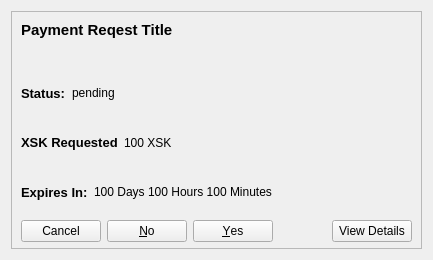
<?xml version="1.0" encoding="UTF-8"?>
<ui version="4.0">
 <class>CommunityFundDisplayPaymentRequest</class>
 <widget class="QWidget" name="CommunityFundDisplayPaymentRequest">
  <property name="geometry">
   <rect>
    <x>0</x>
    <y>0</y>
    <width>433</width>
    <height>260</height>
   </rect>
  </property>
  <property name="sizePolicy">
   <sizepolicy hsizetype="Maximum" vsizetype="Maximum">
    <horstretch>0</horstretch>
    <verstretch>0</verstretch>
   </sizepolicy>
  </property>
  <property name="minimumSize">
   <size>
    <width>433</width>
    <height>260</height>
   </size>
  </property>
  <property name="maximumSize">
   <size>
    <width>433</width>
    <height>260</height>
   </size>
  </property>
  <property name="windowTitle">
   <string>Form</string>
  </property>
  <layout class="QVBoxLayout" name="verticalLayout_2">
   <item>
    <widget class="QFrame" name="frame">
     <property name="sizePolicy">
      <sizepolicy hsizetype="Maximum" vsizetype="Maximum">
       <horstretch>0</horstretch>
       <verstretch>0</verstretch>
      </sizepolicy>
     </property>
     <property name="maximumSize">
      <size>
       <width>433</width>
       <height>433</height>
      </size>
     </property>
     <property name="frameShape">
      <enum>QFrame::StyledPanel</enum>
     </property>
     <property name="frameShadow">
      <enum>QFrame::Raised</enum>
     </property>
     <widget class="QLabel" name="title">
      <property name="geometry">
       <rect>
        <x>10</x>
        <y>10</y>
        <width>400</width>
        <height>50</height>
       </rect>
      </property>
      <property name="maximumSize">
       <size>
        <width>400</width>
        <height>50</height>
       </size>
      </property>
      <property name="font">
       <font>
        <pointsize>11</pointsize>
        <weight>75</weight>
        <bold>true</bold>
       </font>
      </property>
      <property name="text">
       <string>Payment Reqest Title</string>
      </property>
      <property name="alignment">
       <set>Qt::AlignLeading|Qt::AlignLeft|Qt::AlignTop</set>
      </property>
      <property name="wordWrap">
       <bool>true</bool>
      </property>
     </widget>
     <widget class="QWidget" name="">
      <property name="geometry">
       <rect>
        <x>10</x>
        <y>60</y>
        <width>391</width>
        <height>171</height>
       </rect>
      </property>
      <layout class="QVBoxLayout" name="verticalLayout">
       <item>
        <layout class="QHBoxLayout" name="horizontalLayout_4">
         <item>
          <widget class="QLabel" name="labelTitleStatus">
           <property name="sizePolicy">
            <sizepolicy hsizetype="Maximum" vsizetype="Preferred">
             <horstretch>0</horstretch>
             <verstretch>0</verstretch>
            </sizepolicy>
           </property>
           <property name="font">
            <font>
             <pointsize>10</pointsize>
             <weight>75</weight>
             <bold>true</bold>
            </font>
           </property>
           <property name="text">
            <string>Status:</string>
           </property>
          </widget>
         </item>
         <item>
          <widget class="QLabel" name="labelStatus">
           <property name="text">
            <string>pending</string>
           </property>
          </widget>
         </item>
        </layout>
       </item>
       <item>
        <layout class="QHBoxLayout" name="horizontalLayout_6">
         <item>
          <widget class="QLabel" name="labelTitleRequested">
           <property name="sizePolicy">
            <sizepolicy hsizetype="Maximum" vsizetype="Preferred">
             <horstretch>0</horstretch>
             <verstretch>0</verstretch>
            </sizepolicy>
           </property>
           <property name="font">
            <font>
             <pointsize>10</pointsize>
             <weight>75</weight>
             <bold>true</bold>
            </font>
           </property>
           <property name="text">
            <string>XSK Requested</string>
           </property>
          </widget>
         </item>
         <item>
          <widget class="QLabel" name="labelRequested">
           <property name="text">
            <string>100 XSK</string>
           </property>
          </widget>
         </item>
        </layout>
       </item>
       <item>
        <layout class="QHBoxLayout" name="horizontalLayout_5">
         <item>
          <widget class="QLabel" name="labelTitleDuration">
           <property name="sizePolicy">
            <sizepolicy hsizetype="Maximum" vsizetype="Preferred">
             <horstretch>0</horstretch>
             <verstretch>0</verstretch>
            </sizepolicy>
           </property>
           <property name="font">
            <font>
             <pointsize>10</pointsize>
             <weight>75</weight>
             <bold>true</bold>
            </font>
           </property>
           <property name="text">
            <string>Expires In:</string>
           </property>
          </widget>
         </item>
         <item>
          <widget class="QLabel" name="labelDuration">
           <property name="text">
            <string>100 Days 100 Hours 100 Minutes</string>
           </property>
          </widget>
         </item>
        </layout>
       </item>
       <item>
        <layout class="QHBoxLayout" name="horizontalLayout">
         <item>
          <widget class="QDialogButtonBox" name="buttonBoxVote">
           <property name="layoutDirection">
            <enum>Qt::RightToLeft</enum>
           </property>
           <property name="standardButtons">
            <set>QDialogButtonBox::Cancel|QDialogButtonBox::No|QDialogButtonBox::Yes</set>
           </property>
          </widget>
         </item>
         <item>
          <widget class="QPushButton" name="pushButtonDetails">
           <property name="text">
            <string>View Details</string>
           </property>
          </widget>
         </item>
        </layout>
       </item>
      </layout>
     </widget>
     <zorder>title</zorder>
     <zorder></zorder>
     <zorder>labelRequested</zorder>
     <zorder></zorder>
     <zorder></zorder>
    </widget>
   </item>
  </layout>
 </widget>
 <resources/>
 <connections/>
</ui>
